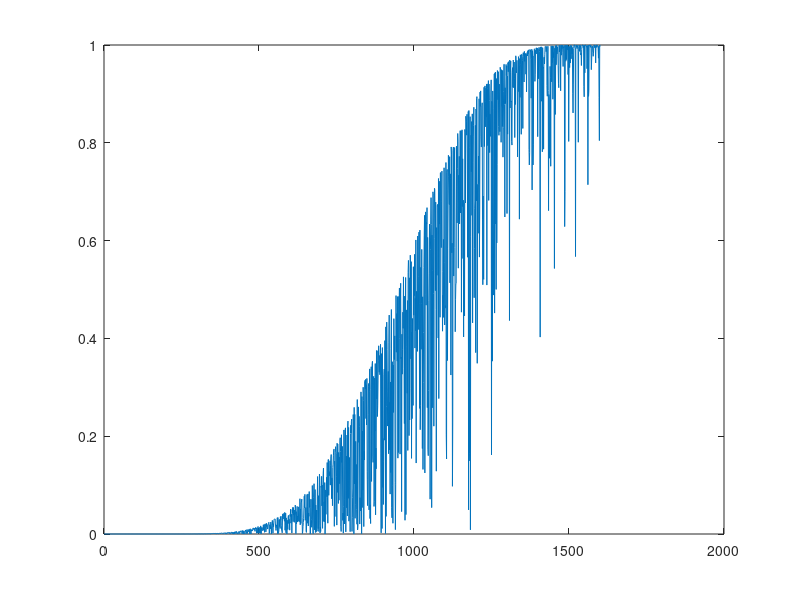

The MATLAB source for this figure:
close all
clear all
clc

d = 1600;
n = 4;
d0 = 1;

desvio_padrao_db = 6;
desvio_padrao = 10^(desvio_padrao_db/10);

p0_dbm = 0;
p0 = 10^(p0_dbm/10);

Pr_min_dbm = -118;
Pr_min = 10^(Pr_min_dbm/10);

Pr_ho_dbm = -112;
Pr_ho = 10^(Pr_ho_dbm/10);

di1 = 0:d0:d;
di2 = d:-d0:0;
xi = randn(size(di1))*desvio_padrao_db;

Pr1 = p0_dbm - (10*n*log10(di1/d0)) + xi;
Pr2 = p0_dbm - (10*n*log10(di2/d0)) + xi;

Prob_r1_menor_prho = qfunc( (Pr1 - Pr_ho_dbm)/desvio_padrao_db );
Prob_r2_maior_prho = qfunc( (Pr_ho_dbm - Pr2)/desvio_padrao_db );

prob = Prob_r1_menor_prho.*Prob_r2_maior_prho;
plot(di1, prob);

